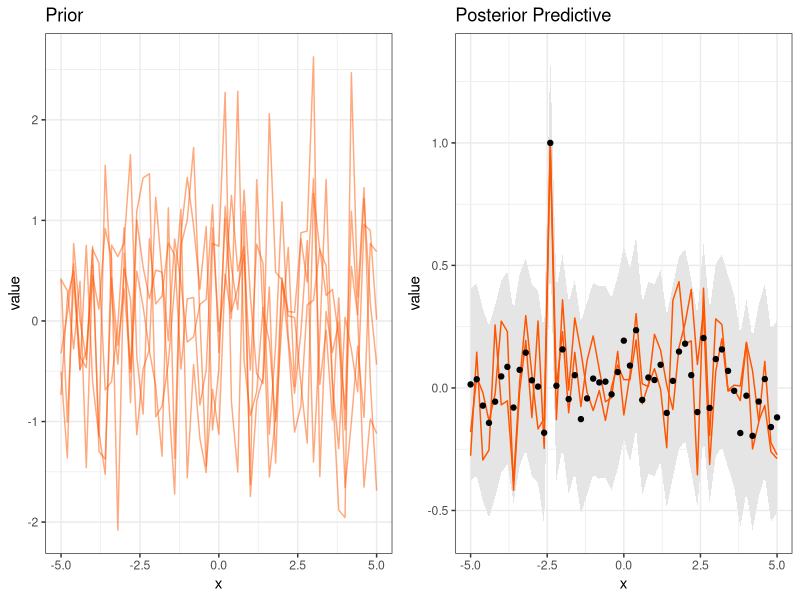

Recreate this plot in R.
########################################################################################
### 'Noise-free' gaussian process demo.  The matrix labeling is in keeping with      ###
### Murphy 2012 and Rasmussen and Williams 2006.  See those sources for more detail. ###
### Murphy's matlab code can be found here: https://code.google.com/p/pmtk3/, though ###
### the relevant files are housed alongside this code.                               ###
###                                                                                  ###
### The goal of this code is to plot samples from the prior and posterior predictive ###
### of a gaussian process in which y = sin(x). It will reproduce figure 15.2 in      ###
### Murphy 2012 and 2.2 in Rasmussen and Williams 2006.                              ###
########################################################################################
# https://github.com/m-clark/Miscellaneous-R-Code/blob/master/ModelFitting/gp%20Examples/gaussianprocessNoiseFree.R

#################
### Functions ###
#################

# the mean function; in this case mean=0
muFn = function(x){
  x = sapply(x, function(x) x=0)
  x
}

# The covariance function; here it is the squared exponential kernel.
# l is the horizontal scale, sigmaf is the vertical scale.
# See ?covSEiso in the gpr package for example, which is also based on Rasmussen and
# Williams Matlab code (gpml Matlab library)

Kfn = function(x, l=1, sigmaf=1){
  sigmaf * exp( -(1/(2*l^2)) * as.matrix(dist(x, upper=T, diag=T)^2) )
}



#####################
### Preliminaries ###
#####################

l = 0.1           # for l, sigmaf, see note at covariance function
sigmaf = 1      
keps = 1e-8     # see note at Kstarstar
nprior = 5      # number of prior draws
npostpred = 2   # number of posterior predictive draws

##################
### Prior plot ###
##################

# data setup
require(MASS)
xg1 = seq(-5, 5, .2)
yg1 = mvrnorm(nprior, mu=muFn(xg1), Sigma=Kfn(xg1, l=l, sigmaf=sigmaf)) 

# plot prior
library(ggplot2); library(reshape2)

# reshape data for plotting
gdat = melt(data.frame(x=xg1, y=t(yg1), sd=apply(yg1, 2, sd)), id=c('x', 'sd'))
# head(gdat) # inspect if desired

g1 = ggplot(aes(x=x, y=value), data=gdat) + 
  geom_line(aes(group=variable), color='#FF5500', alpha=.5) +
  labs(title='Prior') +
  theme_bw()
# g1

#########################################
### generate noise-less training data ###
#########################################
Xtrain = seq(-5, 5, 0.2)
ytrain <- rnorm(length(Xtrain),0,0.1)
ytrain[which(Xtrain == -2.4)] <- 1
nTrain = length(Xtrain)

Xtest = seq(-5, 5, 0.2)
nTest = length(Xtest)

# The standard deviation of the noise AS VECTOR! length(Xtrain)
sigma.n <- rep(0.2, length(Xtrain))

#####################################
### generate posterior predictive ###
#####################################

# Create K, K*, and K** matrices as defined in the texts
K = Kfn(Xtrain, l=l, sigmaf=sigmaf)  
K_ = Kfn(c(Xtrain, Xtest), l=l, sigmaf=sigmaf)                                 # initial matrix
Kstar = K_[1:nTrain, (nTrain+1):ncol(K_)]                                      # dim = N x N*
tKstar = t(Kstar)                                                              # dim = N* x N
Kstarstar = K_[(nTrain+1):nrow(K_), (nTrain+1):ncol(K_)] + keps*diag(nTest)    # dim = N* x N*; the keps part is for positive definiteness
Kinv = solve(K + sigma.n^2 * diag(1, ncol(K)))

# calculate posterior mean and covariance
postMu = muFn(Xtest) + t(Kstar) %*% Kinv %*% (ytrain-muFn(Xtrain))
postCov = Kstarstar - t(Kstar) %*% Kinv %*% Kstar
s2 = diag(postCov)
# R = chol(postCov)  
# L = t(R)      # L is used in alternative formulation below based on gaussSample.m



# generate draws from posterior predictive
y2 = data.frame(t(mvrnorm(npostpred, mu=postMu, Sigma=postCov)))
# y2 = data.frame(replicate(npostpred, postMu + L %*% rnorm(postMu))) # alternative

#################################
### Posterior predictive plot ###
#################################

# reshape data for plotting
gdat = melt(data.frame(x=Xtest, y=y2, selower=postMu-2*sqrt(s2), seupper=postMu+2*sqrt(s2)),
            id=c('x', 'selower', 'seupper'))

g2 = ggplot(aes(x=x, y=value), data=gdat) + 
  geom_ribbon(aes(ymin=selower, ymax=seupper,group=variable), fill='gray90') +
  geom_line(aes(group=variable), color='#FF5500') +
  geom_point(aes(x=Xtrain, y=ytrain), data=data.frame(Xtrain, ytrain)) +
  labs(title='Posterior Predictive') +
  theme_bw()

# g2

####################################################
### Plot prior and posterior predictive together ###
####################################################

library(gridExtra)
grid.arrange(g1, g2, ncol=2)